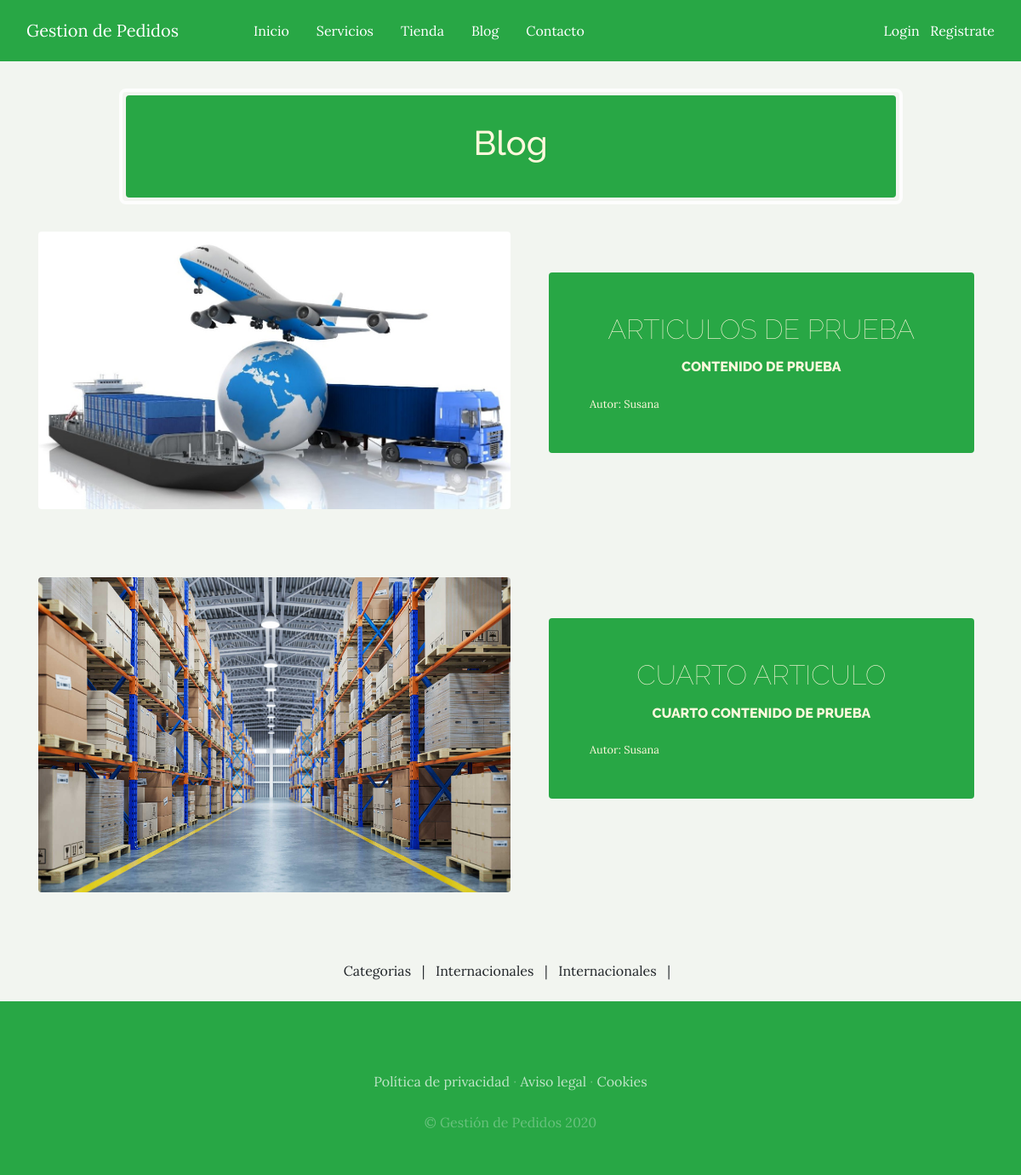
The app's page /blog/categoria/1/ with its own data.
### blog/models.py (models this page shows, shortened)
class Post(models.Model):
    titulo = models.CharField(max_length=50)
    contenido = models.CharField(max_length=50)
    imagen = models.ImageField(upload_to='blog', null=True, blank=True)
    autor = models.ForeignKey(User, on_delete=models.CASCADE)
    categorias = models.ManyToManyField(Categoria)
    created = models.DateTimeField(auto_now_add=True)
    updated = models.DateTimeField(auto_now_add=True)
    class Meta:
        verbose_name = 'post'
        verbose_name_plural = 'posts'

class Categoria(models.Model):
    nombre = models.CharField(max_length=50)
    created = models.DateTimeField(auto_now_add=True)
    updated = models.DateTimeField(auto_now_add=True)
    class Meta:
        verbose_name = 'categoria'
        verbose_name_plural = 'categorias'

### blog/views.py (the view)
# urls.py: path('categoria/<int:categoria_id>/', views.categoria, name="categoria")
def categoria(request, categoria_id):
    categoria = Categoria.objects.get(id=categoria_id)
    posts = Post.objects.filter(categorias= categoria)
    return render(request, 'blog/categorias.html', {
        'categorias': categoria,
        'posts': posts
    })

### carro/context_processor.py (called while the page is built)
def importe_total_carro(request):
    total = 0
    if request.user.is_authenticated:
        for key, value in request.session["carro"].items():
            total += float(value["precio"]) * value["cantidad"]
    else:
        total = "Inicia Sesion o Registrate"
    return {"importe_total_carro": total}

### blog/templates/blog/categorias.html
{% extends 'WebApp/base.html' %}
{% load static %}
{% block content %}
  <section class="page-section cta">
    <div class="container">
      <div class="row">
        <div class="col-xl-9 mx-auto">
          <div class="cta-inner text-center rounded bg-success">
            <h1>
                Blog
            </h1>
          </div>
        </div>
      </div>
    </div>
  </section>
  {% for post in posts %}
  <section class="page-section clearfix">
    <div class="container">
      <div class="intro">
        <img class="intro-img img-fluid mb-3 mb-lg-0 rounded" src="{{ post.imagen.url }}" alt="" style="width: 50%;">
        <div class="intro-text left-0 text-center bg-success p-5 rounded">
          <h2 class="section-heading mb-4" >
            <span class="section-heading-lower">{{ post.titulo }}</span>
            <span class="section-heading-upper">{{ post.contenido }}</span>
          </h2>
        <div style="text-align: left; font-size: 0.8rem;">
          Autor: {{ post.autor }}
        </div>
        </div>
      </div>
    </div>
  </section>
  {% endfor %}
  <section>
    <div class="text-center mb-4">
      Categorias  &nbsp; | &nbsp;
      {% for post in posts %}
        {% for categoria in post.categorias.all %}
            {{ categoria.nombre }} &nbsp; | &nbsp;
        {% endfor %}
      {% endfor %}
    </div>
  </section>
    {% endblock %}

### WebApp/static/WebApp/css/gestion.css (style rules this page uses)
body { font-family: 'Lora'; background: rgba(242 245 240); background-attachment: fixed; background-position: center; background-size: cover; }
h1, h2, h3, h4, h5, h6 { font-family: 'Raleway'; }
.page-section { margin-top: 5rem; margin-bottom: 5rem; }
.section-heading { text-transform: uppercase; }
.section-heading .section-heading-upper { display: block; font-size: 1rem; font-weight: 800; padding-bottom: 0rem; margin-top: 15px; }
.section-heading .section-heading-lower { display: block; font-size: 2rem; font-weight: 100; }
.cta { padding-top: 0rem !important; padding-bottom: 0rem !important; }
.cta .cta-inner { margin: -2.5rem !important; padding: 2rem !important; }
.intro { position: relative; }
@media (min-width: 992px) { .intro .intro-img { width: 75%; float: left; } }
@media (min-width: 992px) { .intro .intro-text { left: 600; width: 60%; margin-top: 3rem; background-color: rgba(24, 64, 8); color: cornsilk; position: absolute; } }
@media (min-width: 1200px) { .intro .intro-text { width: 45%; } }
.cta { padding-top: 5rem; padding-bottom: 5rem; background-color: rgb(242, 245, 240); }
.cta .cta-inner { position: relative; padding: 3rem; margin: 0.5rem; background-color: rgba(24, 64, 8); color: cornsilk; }
.cta .cta-inner:before { border-radius: 0.5rem; content: ''; position: absolute; top: -0.5rem; bottom: -0.5rem; left: -0.5rem; right: -0.5rem; border: 0.25rem solid rgba(255, 255, 255, 0.85); }

### records on screen
Post: imagen (picture), titulo "ARTICULOS DE PRUEBA", contenido "CONTENIDO DE PRUEBA", autor "Susana"
Post: imagen (picture), titulo "CUARTO ARTICULO", contenido "CUARTO CONTENIDO DE PRUEBA", autor "Susana"
Categoria: nombre "Internacionales"
